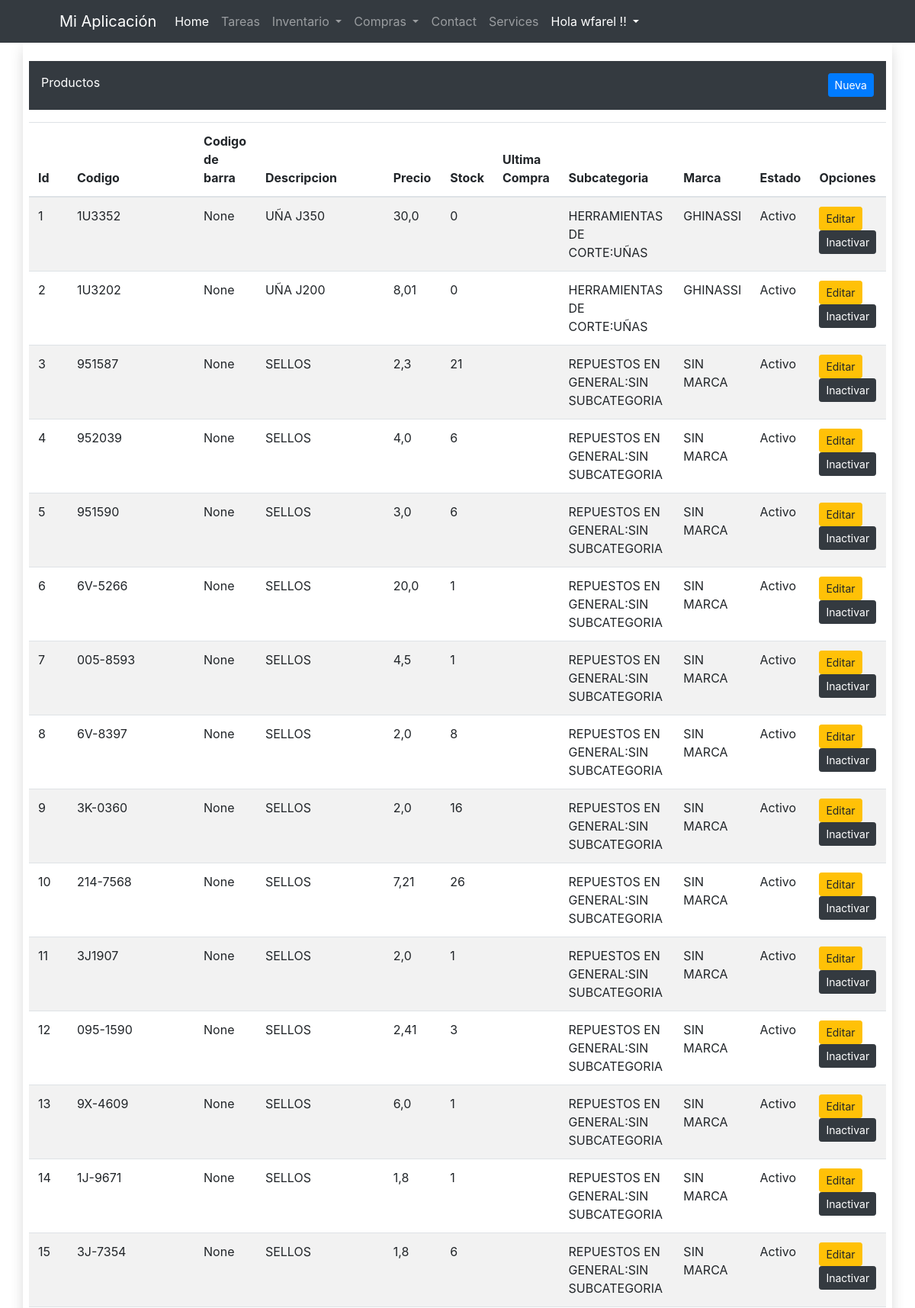
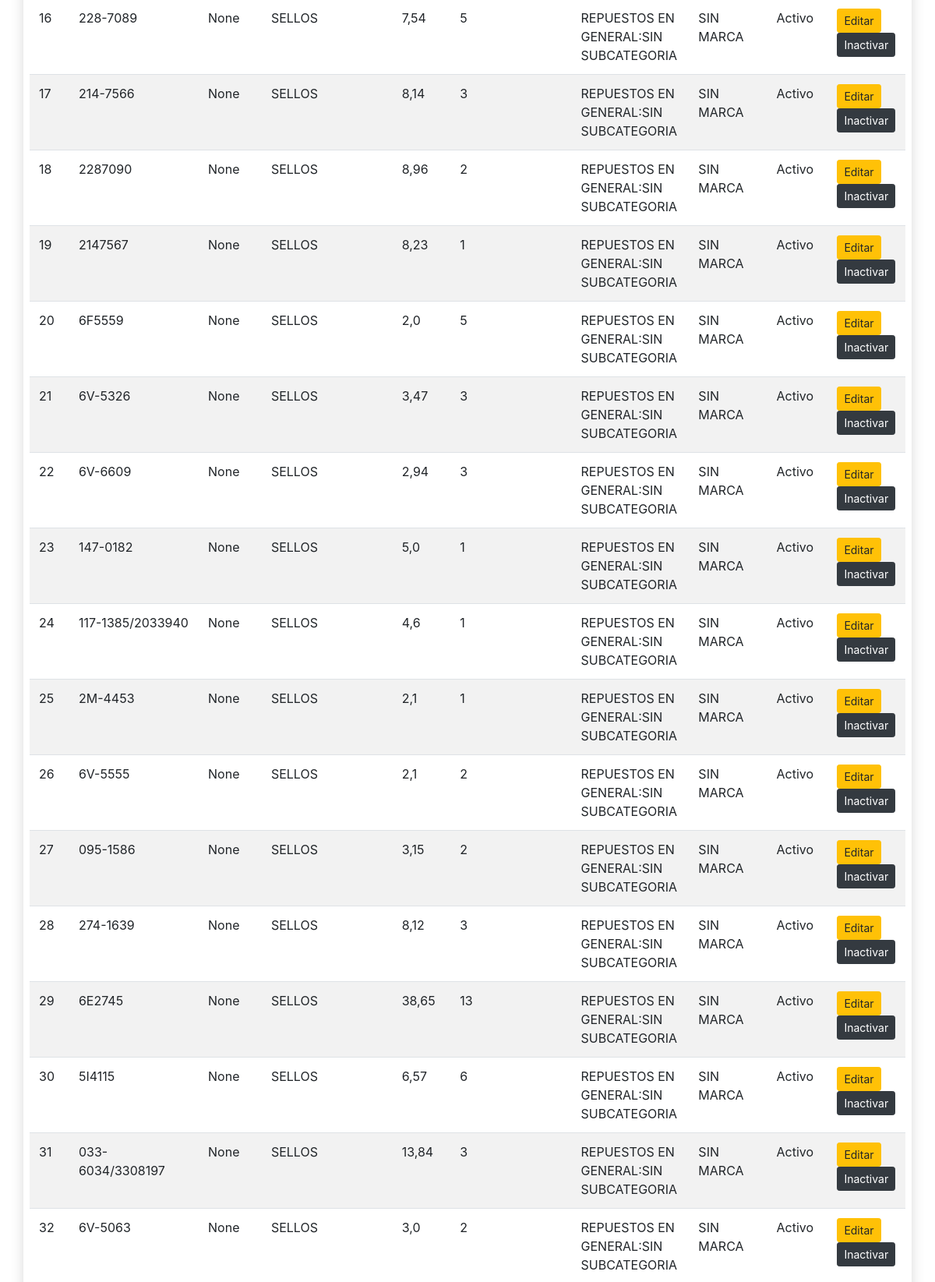
The app's page /inv/productos/ (signed in, upper part) with its own data (2 pictures, top to bottom).
### inv/models.py (models this page shows, shortened)
class Producto(ClaseModelo):
    codigo = models.CharField(
        max_length=20,
        unique=True
    )
    codigo_barra = models.CharField(
        max_length=50,
        blank=True,
        null=True
    )
    descripcion = models.CharField(
        max_length=200,
    )
    precio = models.FloatField(default=0)
    existencia = models.IntegerField(default=0)
    ultima_compra = models.DateField(null=True, blank=True)
    marca = models.ForeignKey(Marca, on_delete=models.CASCADE)
    subcategoria = models.ForeignKey(SubCategoria, on_delete=models.CASCADE)
    class Meta:
        verbose_name_plural = 'Productos'
        unique_together = ('codigo', 'codigo_barra')

class SubCategoria(ClaseModelo):
    categoria = models.ForeignKey(Categoria, on_delete=models.CASCADE)
    descripcion = models.CharField(
        max_length=100,
    )
    def __str__(self):
        return '{}:{}'.format(self.categoria.descripcion, self.descripcion)
    class Meta:
        verbose_name_plural = 'Sub Categorias'
        unique_together = ('categoria', 'descripcion')

class Categoria(ClaseModelo):
    descripcion = models.CharField(
        max_length=100,
        unique=True
    )
    class Meta:
        verbose_name_plural = 'Categorias'

class Marca(ClaseModelo):
    descripcion = models.CharField(
        max_length=100,
        unique=True
    )
    def __str__(self):
        return '{}'.format(self.descripcion)
    class Meta:
        verbose_name_plural = 'Marcas'

### inv/views.py (the view)
# urls.py: path('productos/', ProductoView.as_view(), name='producto_list'),
class ProductoView(LoginRequiredMixin, ListView):
    model = Producto
    template_name = 'inv/producto_list.html'
    context_object_name = 'obj'
    login_url = 'bases:login'

### inv/templates/inv/producto_list.html (shortened to what this page needs)
{% extends "bases/base.html" %}
{% block content %}
<div class="row">
    <div class="col-md-12">
        <div class="container p-3 pb-4 my-3 bg-dark text-white">
            Productos
            <a class="btn btn-primary btn-sm float-right"  href="{% url 'inv:producto_new' %}">Nueva</a>
        </div>
        {% if not obj %}
        <p>No hay Productos</p>
        {% else %}
        <table class="table table-hover table-striped" id="tProducto">
            <thead>
                <tr>
                    <th>Id</th>
                    <th>Codigo</th>
                    <th>Codigo de barra</th>
                    <th>Descripcion</th>
                    <th>Precio</th>
                    <th>Stock</th>
                    <th>Ultima Compra</th>
                    <th>Subcategoria</th>
                    <th>Marca</th>
                    <th>Estado</th>
                    <th>Opciones</th>
                </tr>
            </thead>
            <tbody>
                {% for item in obj %}
                <tr>
                    <td>{{ item.id }}</td>
                    <td>{{ item.codigo }}</td>
                    <td>{{ item.codigo_barra }}</td>
                    <td>{{ item.descripcion }}</td>
                    <td>{{ item.precio }}</td>
                    <td>{{ item.existencia }}</td>
                    <td>{{ item.ultima_compra|date:"d/m/Y H:i" }}</td>
                    <td>{{ item.subcategoria }}</td>
                    <td>{{ item.marca }}</td>
                    <td>{% if item.estado %}
                        <span class="label label-success">Activo</span>
                        {% else %}
                        <span class="label label-danger">Inactivo</span>
                        {% endif %}
                    </td>
                    <td>
                        <a href="{% url 'inv:producto_edit' item.id %}" class="btn btn-warning btn-sm">Editar</a>
                        <a href="{% url 'inv:producto_inactivar' item.id %}" class="btn btn-dark btn-sm">Inactivar</a>
                    </td>
                </tr>
                {% endfor %}
            </tbody>
        </table>
        {% endif %}
    </div>
</div>
{% endblock %}

### bases/templates/bases/base.html (shortened to what this page needs)
<!DOCTYPE html>
{% load static %}
<html lang="en">
<head>
    {% load bootstrap4 %}
    {% bootstrap_css %}
    <link href="https://cdn.datatables.net/v/dt/dt-1.13.8/af-2.6.0/datatables.min.css" rel="stylesheet">
    <link rel="stylesheet" href="https://cdnjs.cloudflare.com/ajax/libs/jquery-confirm/3.3.2/jquery-confirm.min.css">
</head>
<body>
    {% block navbar %}
    <nav class="navbar navbar-expand-lg navbar-dark bg-dark">
        <div class="container px-5">
            <a class="navbar-brand" href="#!">Mi Aplicación</a>
            <div class="collapse navbar-collapse" id="navbarSupportedContent">
                <ul class="navbar-nav ms-auto mb-2 mb-lg-0">
                    <li class="nav-item"><a class="nav-link active" aria-current="page" href="{% url 'bases:home' %}">Home</a></li>
                    <li class="nav-item"><a class="nav-link" href="{% url 'task:task_list' %}">Tareas</a></li>
                    <li class="nav-item dropdown">
                        <a class="nav-link dropdown-toggle" href="#" id="navbarDropdown" role="button"
                           data-toggle="dropdown" aria-haspopup="true" aria-expanded="false">
                            Inventario
                        </a>
                    </li>
                      <li class="nav-item dropdown">
                        <a class="nav-link dropdown-toggle" href="#" id="navbarDropdown" role="button"
                           data-toggle="dropdown" aria-haspopup="true" aria-expanded="false">
                            Compras
                        </a>
                    </li>
                    <li class="nav-item"><a class="nav-link" href="#!">Contact</a></li>
                    <li class="nav-item"><a class="nav-link" href="#!">Services</a></li>
                    <li class="nav-item dropdown">
                        <a class="nav-link dropdown-toggle text-white" href="#" id="navbarDropdown" role="button"
                           data-toggle="dropdown" aria-haspopup="true" aria-expanded="false">
                           Hola {{ user.username }} !!
                        </a>
                    </li>
                </ul>
            </div>
        </div>
    </nav>
    {% endblock %}
    <div class="container mb-5 p-2 shadow">
        {% block content %}
        {% endblock %}
        <br>
    </div>
</body>
</html>

### records on screen
Producto: id "1", codigo "1U3352", codigo_barra "None", descripcion "UÑA J350", precio "30,0", existencia "0", subcategoria "HERRAMIENTAS DE CORTE:UÑAS", marca "GHINASSI", estado "Activo"
Producto: id "2", codigo "1U3202", codigo_barra "None", descripcion "UÑA J200", precio "8,01", existencia "0", subcategoria "HERRAMIENTAS DE CORTE:UÑAS", marca "GHINASSI", estado "Activo"
Producto: id "3", codigo "951587", codigo_barra "None", descripcion "SELLOS", precio "2,3", existencia "21", subcategoria "REPUESTOS EN GENERAL:SIN SUBCATEGORIA", marca "SIN MARCA", estado "Activo"
Producto: id "4", codigo "952039", codigo_barra "None", descripcion "SELLOS", precio "4,0", existencia "6", subcategoria "REPUESTOS EN GENERAL:SIN SUBCATEGORIA", marca "SIN MARCA", estado "Activo"
Producto: id "5", codigo "951590", codigo_barra "None", descripcion "SELLOS", precio "3,0", existencia "6", subcategoria "REPUESTOS EN GENERAL:SIN SUBCATEGORIA", marca "SIN MARCA", estado "Activo"
Producto: id "6", codigo "6V-5266", codigo_barra "None", descripcion "SELLOS", precio "20,0", existencia "1", subcategoria "REPUESTOS EN GENERAL:SIN SUBCATEGORIA", marca "SIN MARCA", estado "Activo"
Producto: id "7", codigo "005-8593", codigo_barra "None", descripcion "SELLOS", precio "4,5", existencia "1", subcategoria "REPUESTOS EN GENERAL:SIN SUBCATEGORIA", marca "SIN MARCA", estado "Activo"
Producto: id "8", codigo "6V-8397", codigo_barra "None", descripcion "SELLOS", precio "2,0", existencia "8", subcategoria "REPUESTOS EN GENERAL:SIN SUBCATEGORIA", marca "SIN MARCA", estado "Activo"
Producto: id "9", codigo "3K-0360", codigo_barra "None", descripcion "SELLOS", precio "2,0", existencia "16", subcategoria "REPUESTOS EN GENERAL:SIN SUBCATEGORIA", marca "SIN MARCA", estado "Activo"
Producto: id "10", codigo "214-7568", codigo_barra "None", descripcion "SELLOS", precio "7,21", existencia "26", subcategoria "REPUESTOS EN GENERAL:SIN SUBCATEGORIA", marca "SIN MARCA", estado "Activo"
Producto: id "11", codigo "3J1907", codigo_barra "None", descripcion "SELLOS", precio "2,0", existencia "1", subcategoria "REPUESTOS EN GENERAL:SIN SUBCATEGORIA", marca "SIN MARCA", estado "Activo"
Producto: id "12", codigo "095-1590", codigo_barra "None", descripcion "SELLOS", precio "2,41", existencia "3", subcategoria "REPUESTOS EN GENERAL:SIN SUBCATEGORIA", marca "SIN MARCA", estado "Activo"
Producto: id "13", codigo "9X-4609", codigo_barra "None", descripcion "SELLOS", precio "6,0", existencia "1", subcategoria "REPUESTOS EN GENERAL:SIN SUBCATEGORIA", marca "SIN MARCA", estado "Activo"
Producto: id "14", codigo "1J-9671", codigo_barra "None", descripcion "SELLOS", precio "1,8", existencia "1", subcategoria "REPUESTOS EN GENERAL:SIN SUBCATEGORIA", marca "SIN MARCA", estado "Activo"
Producto: id "15", codigo "3J-7354", codigo_barra "None", descripcion "SELLOS", precio "1,8", existencia "6", subcategoria "REPUESTOS EN GENERAL:SIN SUBCATEGORIA", marca "SIN MARCA", estado "Activo"
Producto: id "16", codigo "228-7089", codigo_barra "None", descripcion "SELLOS", precio "7,54", existencia "5", subcategoria "REPUESTOS EN GENERAL:SIN SUBCATEGORIA", marca "SIN MARCA", estado "Activo"
Producto: id "17", codigo "214-7566", codigo_barra "None", descripcion "SELLOS", precio "8,14", existencia "3", subcategoria "REPUESTOS EN GENERAL:SIN SUBCATEGORIA", marca "SIN MARCA", estado "Activo"
Producto: id "18", codigo "2287090", codigo_barra "None", descripcion "SELLOS", precio "8,96", existencia "2", subcategoria "REPUESTOS EN GENERAL:SIN SUBCATEGORIA", marca "SIN MARCA", estado "Activo"
Producto: id "19", codigo "2147567", codigo_barra "None", descripcion "SELLOS", precio "8,23", existencia "1", subcategoria "REPUESTOS EN GENERAL:SIN SUBCATEGORIA", marca "SIN MARCA", estado "Activo"
Producto: id "20", codigo "6F5559", codigo_barra "None", descripcion "SELLOS", precio "2,0", existencia "5", subcategoria "REPUESTOS EN GENERAL:SIN SUBCATEGORIA", marca "SIN MARCA", estado "Activo"
Producto: id "21", codigo "6V-5326", codigo_barra "None", descripcion "SELLOS", precio "3,47", existencia "3", subcategoria "REPUESTOS EN GENERAL:SIN SUBCATEGORIA", marca "SIN MARCA", estado "Activo"
Producto: id "22", codigo "6V-6609", codigo_barra "None", descripcion "SELLOS", precio "2,94", existencia "3", subcategoria "REPUESTOS EN GENERAL:SIN SUBCATEGORIA", marca "SIN MARCA", estado "Activo"
Producto: id "23", codigo "147-0182", codigo_barra "None", descripcion "SELLOS", precio "5,0", existencia "1", subcategoria "REPUESTOS EN GENERAL:SIN SUBCATEGORIA", marca "SIN MARCA", estado "Activo"
Producto: id "24", codigo "117-1385/2033940", codigo_barra "None", descripcion "SELLOS", precio "4,6", existencia "1", subcategoria "REPUESTOS EN GENERAL:SIN SUBCATEGORIA", marca "SIN MARCA", estado "Activo"
Producto: id "25", codigo "2M-4453", codigo_barra "None", descripcion "SELLOS", precio "2,1", existencia "1", subcategoria "REPUESTOS EN GENERAL:SIN SUBCATEGORIA", marca "SIN MARCA", estado "Activo"
Producto: id "26", codigo "6V-5555", codigo_barra "None", descripcion "SELLOS", precio "2,1", existencia "2", subcategoria "REPUESTOS EN GENERAL:SIN SUBCATEGORIA", marca "SIN MARCA", estado "Activo"
Producto: id "27", codigo "095-1586", codigo_barra "None", descripcion "SELLOS", precio "3,15", existencia "2", subcategoria "REPUESTOS EN GENERAL:SIN SUBCATEGORIA", marca "SIN MARCA", estado "Activo"
Producto: id "28", codigo "274-1639", codigo_barra "None", descripcion "SELLOS", precio "8,12", existencia "3", subcategoria "REPUESTOS EN GENERAL:SIN SUBCATEGORIA", marca "SIN MARCA", estado "Activo"
Producto: id "29", codigo "6E2745", codigo_barra "None", descripcion "SELLOS", precio "38,65", existencia "13", subcategoria "REPUESTOS EN GENERAL:SIN SUBCATEGORIA", marca "SIN MARCA", estado "Activo"
Producto: id "30", codigo "5I4115", codigo_barra "None", descripcion "SELLOS", precio "6,57", existencia "6", subcategoria "REPUESTOS EN GENERAL:SIN SUBCATEGORIA", marca "SIN MARCA", estado "Activo"
Producto: id "31", codigo "033-6034/3308197", codigo_barra "None", descripcion "SELLOS", precio "13,84", existencia "3", subcategoria "REPUESTOS EN GENERAL:SIN SUBCATEGORIA", marca "SIN MARCA", estado "Activo"
Producto: id "32", codigo "6V-5063", codigo_barra "None", descripcion "SELLOS", precio "3,0", existencia "2", subcategoria "REPUESTOS EN GENERAL:SIN SUBCATEGORIA", marca "SIN MARCA", estado "Activo"

### other values on screen
{{ user.username }} "wfarel"
